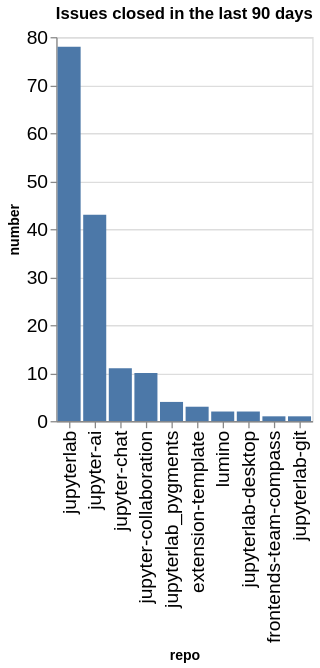

The code cell stored with this chart in its notebook:
### Code cell
closed_counts = closed.groupby(['org', 'repo']).count()['number'].reset_index()
closed_counts['org/repo'] = closed_counts.apply(lambda a: a['org'] + '/' + a['repo'], axis=1)
sorted_vals = closed_counts.sort_values(['number'], ascending=False)['repo'].values
alt.Chart(data=closed_counts, title=f"Issues closed in the last {n_days} days").mark_bar().encode(
    x=alt.X('repo', sort=alt.Sort(sorted_vals.tolist())),
    y='number',
)

### Figure 1 — Vega-Lite specification as saved in the notebook (floating-point values rounded to 4 significant figures)
{"config": {"axisLeft": {"labelFontSize": 15}, "axisBottom": {"labelFontSize": 15}}, "data": {"name": "data-ce586d55addf092906cd6bf0f8007149"}, "mark": {"type": "bar"}, "encoding": {"x": {"field": "repo", "sort": ["jupyterlab", "jupyter-ai", "jupyter-chat", "jupyter-collaboration", "jupyterlab_pygments", "extension-template", "lumino", "jupyterlab-desktop", "frontends-team-compass", "jupyterlab-git"], "type": "nominal"}, "y": {"field": "number", "type": "quantitative"}}, "title": "Issues closed in the last 90 days", "$schema": "https://vega.github.io/schema/vega-lite/v5.20.1.json", "datasets": {"data-ce586d55addf092906cd6bf0f8007149": [{"org": "jupyterlab", "repo": "extension-template", "number": 3, "org/repo": "jupyterlab/extension-template"}, {"org": "jupyterlab", "repo": "frontends-team-compass", "number": 1, "org/repo": "jupyterlab/frontends-team-compass"}, {"org": "jupyterlab", "repo": "jupyter-ai", "number": 43, "org/repo": "jupyterlab/jupyter-ai"}, {"org": "jupyterlab", "repo": "jupyter-chat", "number": 11, "org/repo": "jupyterlab/jupyter-chat"}, {"org": "jupyterlab", "repo": "jupyter-collaboration", "number": 10, "org/repo": "jupyterlab/jupyter-collaboration"}, {"org": "jupyterlab", "repo": "jupyterlab", "number": 78, "org/repo": "jupyterlab/jupyterlab"}, {"org": "jupyterlab", "repo": "jupyterlab-desktop", "number": 2, "org/repo": "jupyterlab/jupyterlab-desktop"}, {"org": "jupyterlab", "repo": "jupyterlab-git", "number": 1, "org/repo": "jupyterlab/jupyterlab-git"}, {"org": "jupyterlab", "repo": "jupyterlab_pygments", "number": 4, "org/repo": "jupyterlab/jupyterlab_pygments"}, {"org": "jupyterlab", "repo": "lumino", "number": 2, "org/repo": "jupyterlab/lumino"}]}}
